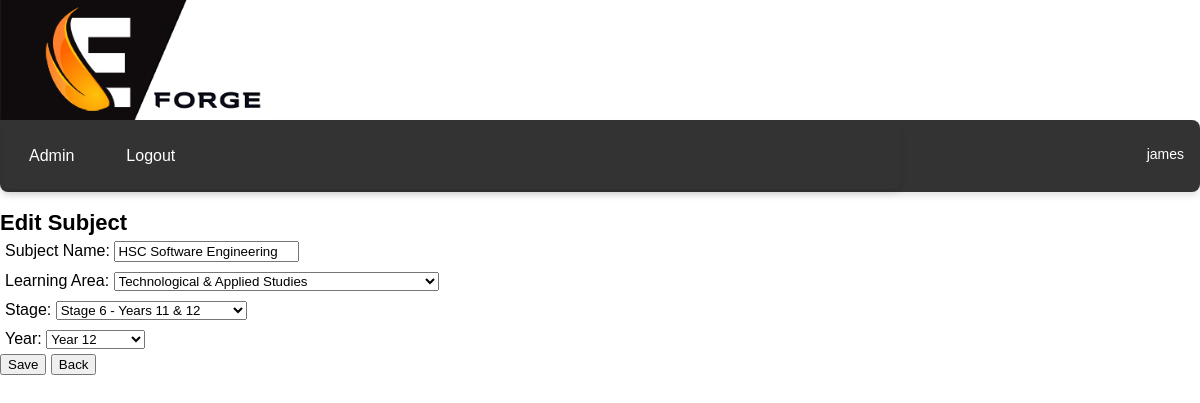
Page /textbook/subject/8/edit/ (signed in) on the committed database.
### textbook/models.py (models this page shows, shortened)
class Subject(models.Model):
    LA_CHOICES = [
        ('ENG', 'English'),
        ('MATH', 'Mathematics'),
        ('SCI', 'Science'),
        ('TAS', 'Technological & Applied Studies'),
        ('HSIE', 'Human Society & its Environment'),
        ('CA', 'Creative Arta'),
        ('PDH', 'Personal Development, Health & Physical Eduction'),
        ('LANG', 'Languages'),
        ('VET', 'Vocational Eduaction & Training'),
    ]
    STAGE_CHOICES = [
        ('K', 'Early Stage 1 - Kindergarten'),
        ('1', 'Stage 1 - Years 1 & 2'),
        ('2', 'Stage 2 - Years 3 & 4'),
        ('3', 'Stage 3 - Years 5 & 6'),
        ('4', 'Stage 4 - Years 7 & 8'),
        ('5', 'Stage 5 - Years 9 & 10'),
        ('6', 'Stage 6 - Years 11 & 12'),
    ]
    YEAR_CHOICES = [
        ('K', 'Kindergarten'),
        ('1', 'Year 1'),
        ('2', 'Year 2'),
        ('3', 'Year 3'),
        ('4', 'Year 4'),
        ('5', 'Year 5'),
        ('6', 'Year 6'),
        ('7', 'Year 7'),
        ('8', 'Year 8'),
        ('9', 'Year 9'),
        ('10', 'Year 10'),
        ('11', 'Year 11'),
        ('12', 'Year 12'),
    ]
    subject_name = models.CharField(max_length=100, default='')
    learning_area = models.CharField(max_length=4, choices=LA_CHOICES, default='TAS')
    stage = models.CharField(max_length=1, choices=STAGE_CHOICES, default='6')
    year = models.CharField(max_length=2, choices=YEAR_CHOICES, default='12')

### textbook/views.py (the view)
# urls.py: path('subject/<int:pk>/edit/', SubjectUpdate.as_view(), name='subject_edit'),
class SubjectUpdate(LoginRequiredMixin, UpdateView):
    model = Subject
    form_class = SubjectForm
    template_name = 'textbook/subject_form.html'
    success_url = reverse_lazy('textbook:subject_list')

### textbook/forms.py
class SubjectForm(forms.ModelForm):
    class Meta:
        model = Subject
        fields = '__all__'
        labels = {
            'subject_name': 'Subject Name',
            'learning_area': 'Learning Area',
        }

### users/context_processors.py (called while the page is built)
def schools_list_processor(request):
    if not request.user.is_authenticated:
        return {}
    user_profile = request.user.userprofile
    if user_profile.user_type == 'teacher':
        schools_list = user_profile.schools.all()
    elif user_profile.user_type == 'student':
        schools_list = user_profile.schools.all()
    else:
        schools_list = []
    return {'schools_list': schools_list}

### textbook/templates/textbook/subject_form.html (shortened to what this page needs)
{% extends "users/layout.html" %}
{% block body %}
<h2>{% if object %}Edit Subject{% else %}Add Subject{% endif %}</h2>
<form method="post">
    {{ form.as_p }}
    <button type="submit">Save</button>
    <button type="button" onclick="window.history.back();">Back</button>
</form>
{% endblock %}

### users/templates/users/layout.html (shortened to what this page needs)
{% load static %}
<!DOCTYPE html>
<html lang="en">
<head>
    <link href="{% static 'users/styles.css' %}" rel="stylesheet">
</head>
<body>
    <div class="logo">
        <img src="{% static 'users/logo.jpg' %}" alt="Logo">
    </div>
    <div class="menu">
        <table style="width: 100%;"><tr>
            <td>
                {% if user.is_authenticated %}
                    <ul class="menu">
                        {% url 'users:school_user' as school_user_url %}
                        {% url 'users:create_teacher' as create_teacher_url %}
                        {% url 'users:teacher_classes' as teacher_classes_url %}
                        {% url 'users:teacher_subjects' as teacher_subjects_url %}
                        {% url 'textbook:lesson_schedule' as lesson_schedule_url %}
                        {% url 'textbook:study_materials' as study_materials_url %}
                        {% url 'users:logout' as logout_url %}
                        {% if user.is_superuser %}
                            <li><a href="{{ school_user_url }}" class="{% if request.path == school_user_url %}active{% endif %}">Admin</a></li>
                        {% elif user.userprofile.user_type == 'school' %}
                            <li><a href="{{ school_user_url }}" class="{% if request.path == school_user_url %}active{% endif %}">Admin</a></li>
                        {% elif user.userprofile.user_type == 'teacher' %}
                            <li><a href="{{ teacher_classes_url }}" class="{% if request.path == teacher_classes_url %}active{% endif %}">Classes</a></li>
                            <li><a href="{{ teacher_subjects_url }}" class="{% if request.path == teacher_subjects_url %}active{% endif %}">Subjects</a></li>
                            {% endif %}
                        <li><a href="{{ logout_url }}" class="{% if request.path == logout_url %}active{% endif %}">Logout</a></li>
                    </ul>
                {% endif %}
            </td>
            <td>
                {% if user.is_authenticated %}
                    <div class="user-info">
                        <table class="right-aligned-table">
                            <tr>
                                <td>
                                    <span>{{ user.username }}</span>
                                </td>
                            </tr>
                            <tr>
                                <td>
                                </td>
                            </tr>
                        </table>
                    </div>
                {% endif %}
            </td>
        </tr></table>
    </div>
{% block body %}
{% endblock %}
</body>
</html>

### users/static/users/styles.css (style rules this page uses)
html, body { width: 100%; font-family: Arial, sans-serif; padding: 0; margin: 0; }
h2, h3, h4, p, .question, .answer, .message, .list-view { margin-bottom: 0px; }
h2 { font-size: 22px; }
p { font-size: 16px; padding: 5px; margin: 0; }
.logo img { height: 120px; width: auto; display: block; }
.user-info { display: flex; align-items: right; padding: 10px; font-size: 14px; color: #ffffff; }
.right-aligned-table { width: 100%; text-align: right; }
.menu { list-style-type: none; width: 100%; margin: 0; padding: 0; display: flex; align-items: center; background-color: #333; border-radius: 0 8px 8px 8px; box-shadow: 0 4px 6px rgba(0,0,0,0.1); }
.menu li a { display: block; color: white; text-align: center; padding: 14px 16px; text-decoration: none; border-radius: 8px 8px 0 0; font-family: Arial, sans-serif; }
a { font-family: Arial, sans-serif; color: #007BFF; text-decoration: none; transition: color 0.2s; margin: 10px; }

### rows in the picture
Subject: subject_name "HSC Software Engineering", learning_area "Technological & Applied Studies", stage "Stage 6 - Years 11 & 12", year "Year 12"

### other values in the picture
{{ user.username }} "james"
